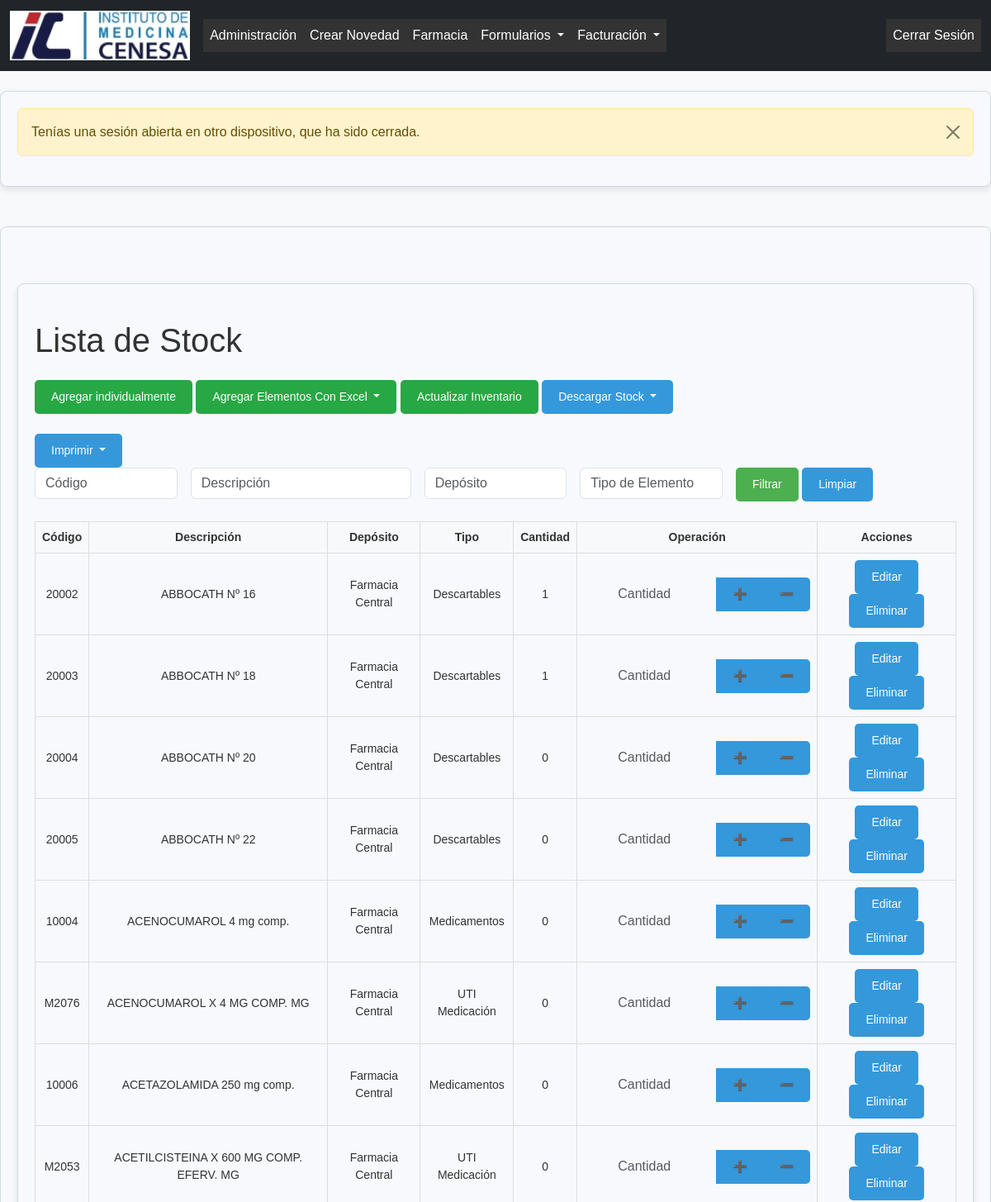
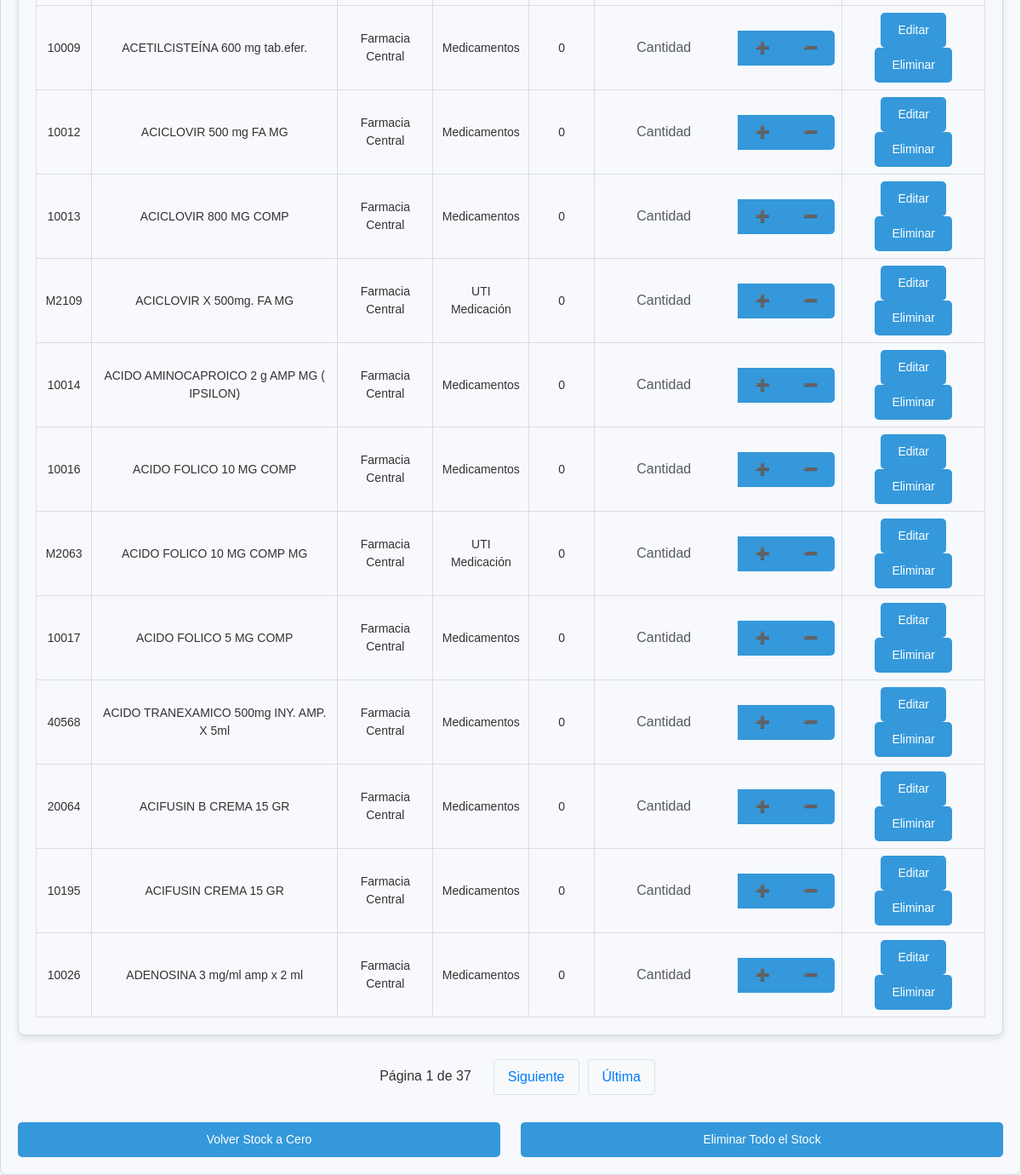
The page /listar-stock/ (signed in) on the database its author committed (2 pictures, top to bottom).
### formularios/models.py (models this page shows, shortened)
class Stock(models.Model):
    codigo = models.CharField(max_length=100, unique=True)
    descripcion = models.CharField(max_length=255)
    deposito = models.CharField(max_length=255)
    tipo_elemento = models.CharField(max_length=255)
    cantidad = models.DecimalField(max_digits=10, decimal_places=0)

### formularios/views.py (the view)
# urls.py: path('listar-stock/', views.listar_stock, name='listar_stock'),
@login_required
def listar_stock(request):
    filtro_codigo = request.GET.get('codigo', '')
    filtro_descripcion = request.GET.get('descripcion', '')
    filtro_deposito = request.GET.get('deposito', '')
    filtro_tipo = request.GET.get('tipo', '')
    stock_items = Stock.objects.all()
    if filtro_codigo:
        stock_items = stock_items.filter(codigo__icontains=filtro_codigo)
    if filtro_descripcion:
        stock_items = stock_items.filter(descripcion__icontains=filtro_descripcion)
    if filtro_deposito:
        stock_items = stock_items.filter(deposito__icontains=filtro_deposito)
    if filtro_tipo:
        stock_items = stock_items.filter(tipo_elemento__icontains=filtro_tipo)
    paginator = Paginator(stock_items, 20)  # 20 elementos por página
    page_number = request.GET.get('page')  # Obtener el número de página de la solicitud GET
    page_obj = paginator.get_page(page_number)  # Obtener los elementos paginados
    return render(request, 'farmacia/listar_stock.html', {
        'stock_items': page_obj,  # Usar los elementos paginados en lugar del queryset completo
        'filtro_codigo': filtro_codigo,
        'filtro_descripcion': filtro_descripcion,
        'filtro_deposito': filtro_deposito,
        'filtro_tipo': filtro_tipo,
        'page_obj': page_obj  # Pasar la información de la página para manejar la paginación en la plantilla
    })

### formularios/context_processors.py (called while the page is built)
def agregar_tipo_usuario(request):
    if request.user.is_authenticated:
        perfil = PerfilUsuario.objects.filter(usuario=request.user).first()
        return {'tipo_usuario': perfil.tipo_usuario.nombre if perfil else None}
    return {}

### formularios/templates/farmacia/listar_stock.html (shortened to what this page needs)
{% extends 'base.html' %}
{% load widget_tweaks %}
{% block content %}
<div class="container mt-5">
    <h1 class="my-4">Lista de Stock</h1>
    <div class="mb-4">
        <a href="{% url 'agregar_producto' %}" class="btn btn-custom-green">Agregar individualmente</a>
        <div class="btn-group">
            <button type="button" class="btn btn-custom-green dropdown-toggle" data-bs-toggle="dropdown" aria-expanded="false">
                Agregar Elementos Con Excel
            </button>
        </div>
        <a href="{% url 'actualizar_inventario' %}" class="btn btn-custom-green">Actualizar Inventario</a>
        <div class="btn-group">
            <button type="button" class="btn btn-success dropdown-toggle" data-bs-toggle="dropdown" aria-expanded="false">
                Descargar Stock
            </button>
        </div>
    </div>
<div class="btn-group">
    <button type="button" class="btn btn-info dropdown-toggle" data-bs-toggle="dropdown" aria-expanded="false">
        Imprimir
    </button>
</div>
    <form method="get" class="row g-3 mb-4">
        <div class="col-md-2">
            <input type="text" name="codigo" value="{{ filtro_codigo }}" class="form-control" placeholder="Código">
        </div>
        <div class="col-md-3">
            <input type="text" name="descripcion" value="{{ filtro_descripcion }}" class="form-control" placeholder="Descripción">
        </div>
        <div class="col-md-2">
            <input type="text" name="deposito" value="{{ filtro_deposito }}" class="form-control" placeholder="Depósito">
        </div>
        <div class="col-md-2">
            <input type="text" name="tipo" value="{{ filtro_tipo }}" class="form-control" placeholder="Tipo de Elemento">
        </div>
        <div class="col-md-3">
            <button type="submit" class="btn btn-primary">Filtrar</button>
            <a href="{% url 'listar_stock' %}" class="btn btn-secondary">Limpiar</a>
        </div>
    </form>
    <div class="table-responsive">
        <table class="table-excel">
            <thead>
                <tr>
                    <th scope="col">Código</th>
                    <th scope="col">Descripción</th>
                    <th scope="col">Depósito</th>
                    <th scope="col">Tipo</th>
                    <th scope="col">Cantidad</th>
                    <th scope="col">Operación</th>
                    <th scope="col">Acciones</th>
                </tr>
            </thead>
            <tbody>
                {% for item in stock_items %}
                <tr id="row-{{ item.codigo }}">
                    <td>{{ item.codigo }}</td>
                    <td>{{ item.descripcion }}</td>
                    <td>{{ item.deposito }}</td>
                    <td>{{ item.tipo_elemento }}</td>
                    <td id="cantidad-{{ item.codigo }}">{{ item.cantidad }}</td>
                    <td>
                        <form id="form-{{ item.codigo }}" class="modificar-stock-form">
                            <div class="input-group">
                                <input type="number" name="cantidad" class="form-control" placeholder="Cantidad" min="1">
                                <button type="button" class="btn btn-success btn-incrementar" data-codigo="{{ item.codigo }}">➕</button>
                                <button type="button" class="btn btn-danger btn-decrementar" data-codigo="{{ item.codigo }}">➖</button>
                            </div>
                        </form>
                    </td>
                    <td>
                        <a href="{% url 'editar_producto' item.codigo %}" class="btn btn-sm btn-warning">Editar</a>
                        <button type="button" class="btn btn-sm btn-danger btn-eliminar" data-codigo="{{ item.codigo }}">Eliminar</button>
                    </td>
                </tr>
                {% endfor %}
            </tbody>
        </table>
    </div>
</div>
<div class="pagination">
    <span class="step-links">
        <span>Página {{ page_obj.number }} de {{ page_obj.paginator.num_pages }}</span>
        {% if page_obj.has_next %}
            <a href="?page={{ page_obj.next_page_number }}{% if request.GET %}&amp;{% for key, value in request.GET.items %}{% if key != 'page' %}{{ key }}={{ value }}&amp;{% endif %}{% endfor %}{% endif %}">Siguiente</a>
            <a href="?page={{ page_obj.paginator.num_pages }}{% if request.GET %}&amp;{% for key, value in request.GET.items %}{% if key != 'page' %}{{ key }}={{ value }}&amp;{% endif %}{% endfor %}{% endif %}">Última</a>
        {% endif %}
    </span>
</div>
<div class="mt-4">
    <div class="row">
        <div class="col-md-6">
            <a href="{% url 'volver_stock_a_cero' %}" class="btn btn-warning w-100">
                Volver Stock a Cero
            </a>
        </div>
        <div class="col-md-6">
            <a href="{% url 'eliminar_stock' %}" class="btn btn-danger w-100">
                Eliminar Todo el Stock
            </a>
        </div>
    </div>
</div>
{% endblock %}

### formularios/static/css/styles.css (style rules this page uses)
body { font-family: 'Poppins', sans-serif; background-color: #f8f9fa; color: #333; margin: 0; padding: 0; }
.container { background-color: #f7f9fc; border: 1px solid #d1dbe5; border-radius: 8px; box-shadow: 0 4px 8px rgba(0, 0, 0, 0.1); padding: 20px; margin: 20px auto; max-width: 1200px; }
.btn { background-color: #3498db; color: #fff; padding: 10px 20px; border-radius: 5px; border: none; cursor: pointer; font-size: 14px; text-align: center; text-decoration: none; display: inline-block; transition: background-color 0.3s ease; }
html, body { height: 100%; }
.table-excel { border: 1px solid #ddd; font-family: 'Arial', sans-serif; font-size: 14px; }
.table-excel th, .table-excel td { border: 1px solid #ddd; padding: 8px; text-align: center; }
.table-excel th { background-color: #f8f9fa; font-weight: bold; }
.table-excel input { border: none; background-color: transparent; width: 100%; text-align: center; }
button.btn-primary { background-color: #4CAF50; border-color: #4CAF50; }

### formularios/templates/farmacia/listar_stock.html (style rules this page uses)
.btn-custom-green { background-color: #28a745; color: white; }
.pagination { display: flex; justify-content: center; margin: 20px 0; }
.pagination .step-links { display: flex; gap: 10px; font-size: 16px; }
.pagination a { padding: 8px 16px; background-color: #f8f9fa; color: #007bff; text-decoration: none; border: 1px solid #dee2e6; border-radius: 4px; }
.pagination span { padding: 8px 16px; }

### rows shown on the page
Stock: codigo "20002", descripcion "ABBOCATH Nº 16", deposito "Farmacia Central", tipo_elemento "Descartables", cantidad "1"
Stock: codigo "20003", descripcion "ABBOCATH Nº 18", deposito "Farmacia Central", tipo_elemento "Descartables", cantidad "1"
Stock: codigo "20004", descripcion "ABBOCATH Nº 20", deposito "Farmacia Central", tipo_elemento "Descartables", cantidad "0"
Stock: codigo "20005", descripcion "ABBOCATH Nº 22", deposito "Farmacia Central", tipo_elemento "Descartables", cantidad "0"
Stock: codigo "10004", descripcion "ACENOCUMAROL 4 mg comp.", deposito "Farmacia Central", tipo_elemento "Medicamentos", cantidad "0"
Stock: codigo "M2076", descripcion "ACENOCUMAROL X 4 MG COMP. MG", deposito "Farmacia Central", tipo_elemento "UTI Medicación", cantidad "0"
Stock: codigo "10006", descripcion "ACETAZOLAMIDA 250 mg comp.", deposito "Farmacia Central", tipo_elemento "Medicamentos", cantidad "0"
Stock: codigo "M2053", descripcion "ACETILCISTEINA X 600 MG COMP. EFERV. MG", deposito "Farmacia Central", tipo_elemento "UTI Medicación", cantidad "0"
Stock: codigo "10009", descripcion "ACETILCISTEÍNA 600 mg tab.efer.", deposito "Farmacia Central", tipo_elemento "Medicamentos", cantidad "0"
Stock: codigo "10012", descripcion "ACICLOVIR 500 mg FA MG", deposito "Farmacia Central", tipo_elemento "Medicamentos", cantidad "0"
Stock: codigo "10013", descripcion "ACICLOVIR 800 MG COMP", deposito "Farmacia Central", tipo_elemento "Medicamentos", cantidad "0"
Stock: codigo "M2109", descripcion "ACICLOVIR X 500mg. FA MG", deposito "Farmacia Central", tipo_elemento "UTI Medicación", cantidad "0"
Stock: codigo "10014", descripcion "ACIDO AMINOCAPROICO 2 g AMP MG ( IPSILON)", deposito "Farmacia Central", tipo_elemento "Medicamentos", cantidad "0"
Stock: codigo "10016", descripcion "ACIDO FOLICO 10 MG COMP", deposito "Farmacia Central", tipo_elemento "Medicamentos", cantidad "0"
Stock: codigo "M2063", descripcion "ACIDO FOLICO 10 MG COMP MG", deposito "Farmacia Central", tipo_elemento "UTI Medicación", cantidad "0"
Stock: codigo "10017", descripcion "ACIDO FOLICO 5 MG COMP", deposito "Farmacia Central", tipo_elemento "Medicamentos", cantidad "0"
Stock: codigo "40568", descripcion "ACIDO TRANEXAMICO 500mg INY. AMP. X 5ml", deposito "Farmacia Central", tipo_elemento "Medicamentos", cantidad "0"
Stock: codigo "20064", descripcion "ACIFUSIN B CREMA 15 GR", deposito "Farmacia Central", tipo_elemento "Medicamentos", cantidad "0"
Stock: codigo "10195", descripcion "ACIFUSIN CREMA 15 GR", deposito "Farmacia Central", tipo_elemento "Medicamentos", cantidad "0"
Stock: codigo "10026", descripcion "ADENOSINA 3 mg/ml amp x 2 ml", deposito "Farmacia Central", tipo_elemento "Medicamentos", cantidad "0"

### other values the page prints
{{ message }} "Tenías una sesión abierta en otro dispositivo, que ha sido cerrada."
{{ page_obj.number }} "1"
{{ page_obj.paginator.num_pages }} "37"
